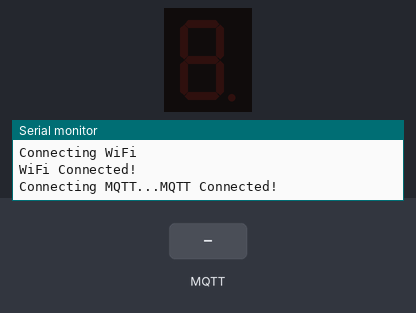
The sketch below on a simulated Arduino Uno R4 WiFi. Shown: 1-digit seven-segment display, the last lines printed to the serial monitor. Wiring (inferred from the names in the program): 1-digit 7-segment display, segments lit when HIGH: segments D2, D3, D4, D5, D6, D7, D8. The inputs (shaded band) are chosen by the test bench. WiFi joins after 1.5 s; servers stay silent unless stated; random numbers use the default seed unless the sketch sets one; no MQTT or app messages arrive unless stated; the segment pins are drawn as the display they are named for.

Above: at 2.7 s.
2.8 s: MQTT message "5" arrives on the first subscribed topic
At 3.3 s:
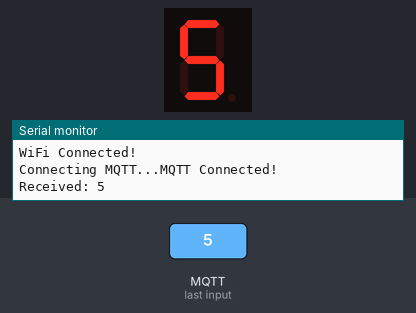
4.3 s: MQTT message "1" arrives on the first subscribed topic
At 5.5 s:
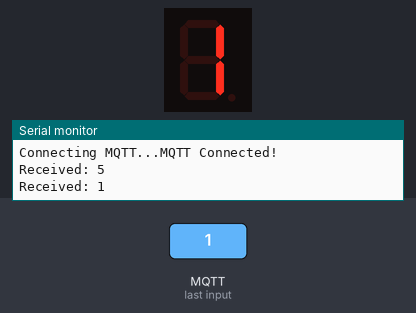
5.8 s: MQTT message "0" arrives on the first subscribed topic
At 6.8 s:
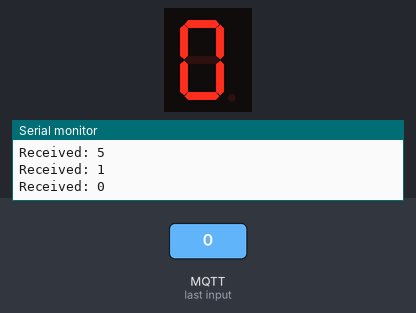
7.3 s: MQTT message "90" arrives on the first subscribed topic
At 8.0 s:
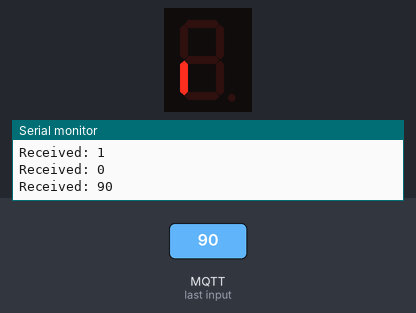
8.8 s: MQTT message "on" arrives on the first subscribed topic
At 9.1 s:
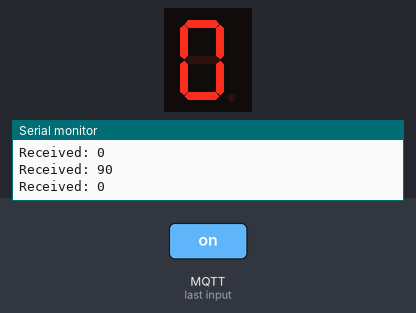
Timing chart, 0 to 11.3 s (numbered marks = the images above; inputs shaded):
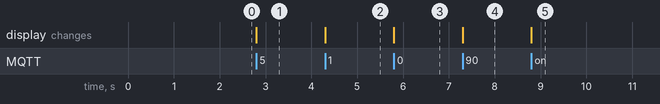

The sketch:

Subscribe1.ino
```cpp
#include <WiFiS3.h>
#include <PubSubClient.h>
#include <Wire.h>

int num_array[10][7] = {  { 1,1,1,1,1,1,0 },    // 0
                          { 0,1,1,0,0,0,0 },    // 1
                          { 1,1,0,1,1,0,1 },    // 2
                          { 1,1,1,1,0,0,1 },    // 3
                          { 0,1,1,0,0,1,1 },    // 4
                          { 1,0,1,1,0,1,1 },    // 5
                          { 1,0,1,1,1,1,1 },    // 6
                          { 1,1,1,0,0,0,0 },    // 7
                          { 1,1,1,1,1,1,1 },    // 8
                          { 1,1,1,0,0,1,1 }};   // 9

// Define the pins for each segment of the 7-segment display
const int segment_a = 2;
const int segment_b = 3;
const int segment_c = 4;
const int segment_d = 5;
const int segment_e = 6;
const int segment_f = 7;
const int segment_g = 8;

// ================= WIFI =================
const char* ssid = "Kuncan";
const char* password = "25102548";

// ================= MQTT =================
const char* mqtt_server = "phycom.it.kmitl.ac.th";
const int mqtt_port = 1883;
const char* topic = "68070023/prob_stat"; // after

WiFiClient wifiClient;
PubSubClient client(wifiClient);

// ================= CONNECT WIFI =================
void connectWiFi() {
  Serial.print("Connecting WiFi");

  WiFi.begin(ssid, password);

  while (WiFi.status() != WL_CONNECTED) {
    delay(500);
    Serial.print(".");
  }

  Serial.println();
  Serial.println("WiFi Connected!");
}

// ================= RECEIVE MQTT =================
void callback(char* topic, byte* payload, unsigned int length) {

  // 1. Convert received payload to String
  String message = "";

  for (unsigned int i = 0; i < length; i++) {
    message += (char)payload[i];
  }

  // 2. Convert String to integer
  int value = message.toInt(); // แปลงข้อความเป็น int

  // 3. Display received value on Serial
  Serial.print("Received: ");
  Serial.println(value); // แสดงค่าที่ได้

  displayDigit(value); // sjow on 7_segment
  delay(1000);
}

// ================= CONNECT MQTT =================
void connectMQTT() {
  while (!client.connected()) {
    Serial.print("Connecting MQTT...");

    String clientId = "ArduinoR4-";
    clientId += String(random(0xffff), HEX);

    if (client.connect(clientId.c_str())) {
      Serial.println("MQTT Connected!");

      // Subscribe to receive messages
      client.subscribe(topic); // รับข้อมูลจาก mqtt

    } else {
      Serial.print("Failed, rc=");
      Serial.println(client.state());
      delay(2000);
    }
  }
}

void setup() {
  Serial.begin(9600);
  connectWiFi();
  client.setServer(mqtt_server, mqtt_port);

  // Set function for receiving MQTT
  client.setCallback(callback);
  connectMQTT();

  // set pin modes for each segment
  pinMode(segment_a, OUTPUT);
  pinMode(segment_b, OUTPUT);
  pinMode(segment_c, OUTPUT);
  pinMode(segment_d, OUTPUT);
  pinMode(segment_e, OUTPUT);
  pinMode(segment_f, OUTPUT);
  pinMode(segment_g, OUTPUT);
}

void loop() {
  if (WiFi.status() != WL_CONNECTED) {
    connectWiFi();
  }

  if (!client.connected()) {
    connectMQTT();
  }

  client.loop();
}

// Function to display a specific digit on the 7-segment display
void displayDigit(int digit) {
  // Set each segment according to the num_array for the given digit
  digitalWrite(segment_a, num_array[digit][0]);
  digitalWrite(segment_b, num_array[digit][1]);
  digitalWrite(segment_c, num_array[digit][2]);
  digitalWrite(segment_d, num_array[digit][3]);
  digitalWrite(segment_e, num_array[digit][4]);
  digitalWrite(segment_f, num_array[digit][5]);
  digitalWrite(segment_g, num_array[digit][6]);
}
```

Measured:
- after the input at 2.8 s, the display: changes at once (image 1)
- after the input at 4.3 s, the display: changes at once (image 2)
- after the input at 5.8 s, the display: changes at once (image 3)
- after the input at 7.3 s, the display: changes at once (image 4)
- after the input at 8.8 s, the display: changes at once (image 5)
